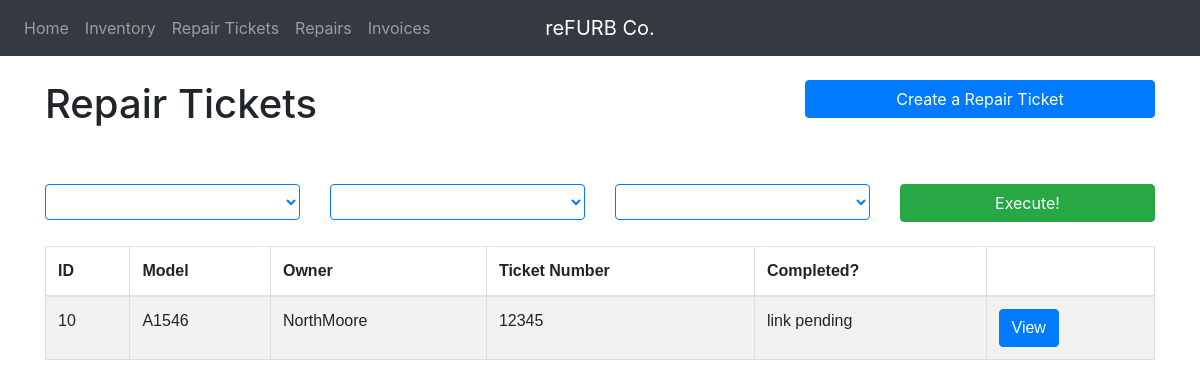
Before: /refurbco/repairtickets/ with the older database file.
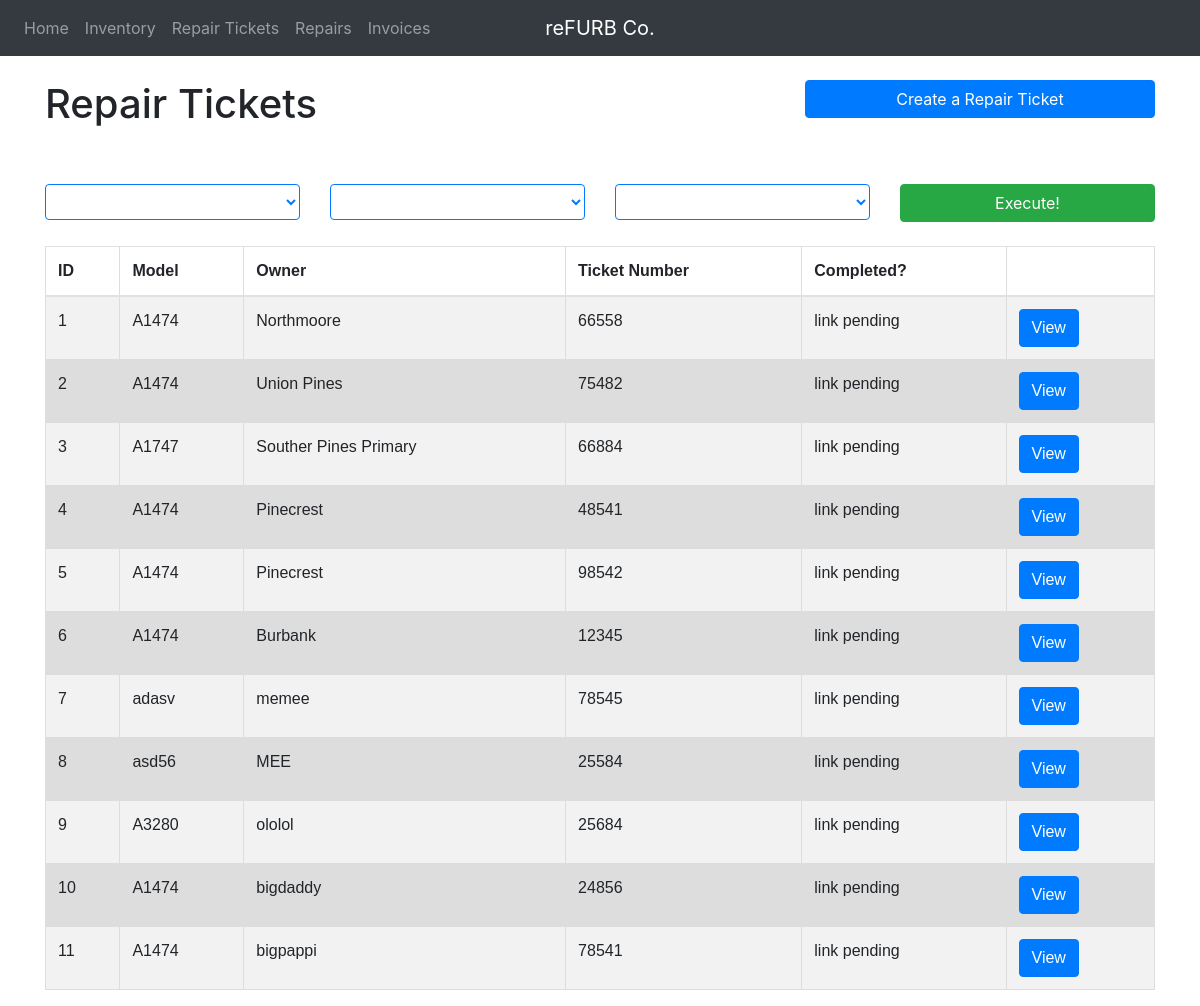
After: the same page with the newer database file.
### refurbco/models.py (models this page shows, shortened)
class RepairTicket(models.Model):
    model_number = models.TextField(max_length=5)
    issue = models.TextField(max_length=500, blank=True)
    serial_number = models.TextField(max_length=12)
    device_owner = models.TextField(max_length=20)
    ticket_number = models.TextField(max_length=5, blank=True)
    charged = models.TextField(max_length=20, blank=True)
    created_on = models.DateTimeField(default=timezone.now)
    completed = models.BooleanField(default=False)

### refurbco/views.py (the view)
# urls.py: path('repairtickets/', views.repairTickets, name='refurbco-repairTickets'),
def repairTickets(request):
  context = {
    'title':'Invoices',
    'repairs': RepairTicket.objects.all()
  }
  return render(request, 'refurbco/repairticket.html', context)

### refurbco/templates/refurbco/repairticket.html
{% extends "refurbco/base.html" %}
{% block content %}
<div>
    <br>
    <div class='row'>
        <h1 class='col-lg-8'>Repair Tickets</h1>
        <form class='col-lg-4' action="{% url 'refurbco-createRepairTicket' %}" method="POST"> {% csrf_token %}
            <input type='submit' class='btn btn-primary btn-block' value="Create a Repair Ticket">
        </form>
    </div>
    <br><br>
        <form action="#" method="GET">
            <div class='row'>
                <div class='col-sm-3'>
                    <select class='btn btn-outline-primary btn-block' name="deviceType">
                    </select>
                </div>
                <div class='col-sm-3'>
                    <select class=' btn btn-outline-primary btn-block' name="partType">
                    </select>
                </div>
                <div class='col-sm-3'>
                    <select class=' btn btn-outline-primary btn-block' name="color">
                    </select>
                </div>
                <div class='col-sm-3'>
                    <input class=' btn btn-success btn-block'type="submit" value="Execute!" id="">
                </div>
            </div>
        </form>
        <br>
    <table class='table table-striped'>
        <thead>
            <tr>
                <th scope='col'>ID</th>
                <th scope='col'>Model</th>
                <th scope='col'>Owner</th>
                <th scope='col'>Ticket Number</th>
                <th scope='col'>Completed?</th>
                <th scope='col'> </th>
            </tr>
        </thead>
        <tbody>
        {% for repair in repairs %}
        <tr>
            <td scope='row'>{{ repair.id }}</td>
            <td>{{ repair.model_number }}</td>
            <td>{{ repair.device_owner }}</td>
            <td>{{ repair.ticket_number }}</td>
            <td>link pending</td>
            <td>
                <form action="{% url 'refurbco-viewRepairTicket' repair.id %}" method='GET'>
                    <input type='submit' class='btn btn-primary' value="View">
                </form>
            </td>
        </tr>
        {% endfor %}
        </tbody>
    </table>
</div>
{% endblock content %}

Changed rows visible on the page:
added RepairTicket: id "1", model_number "A1474", device_owner "Northmoore", ticket_number "66558"
added RepairTicket: id "2", model_number "A1474", device_owner "Union Pines", ticket_number "75482"
added RepairTicket: id "3", model_number "A1747", device_owner "Souther Pines Primary", ticket_number "66884"
added RepairTicket: id "4", model_number "A1474", device_owner "Pinecrest", ticket_number "48541"
added RepairTicket: id "5", model_number "A1474", device_owner "Pinecrest", ticket_number "98542"
added RepairTicket: id "6", model_number "A1474", device_owner "Burbank", ticket_number "12345"
added RepairTicket: id "7", model_number "adasv", device_owner "memee", ticket_number "78545"
added RepairTicket: id "8", model_number "asd56", device_owner "MEE", ticket_number "25584"
added RepairTicket: id "9", model_number "A3280", device_owner "ololol", ticket_number "25684"
changed RepairTicket id 10: model_number "A1546" → "A1474"; device_owner "NorthMoore" → "bigdaddy"; ticket_number "12345" → "24856"
added RepairTicket: id "11", model_number "A1474", device_owner "bigpappi", ticket_number "78541"
